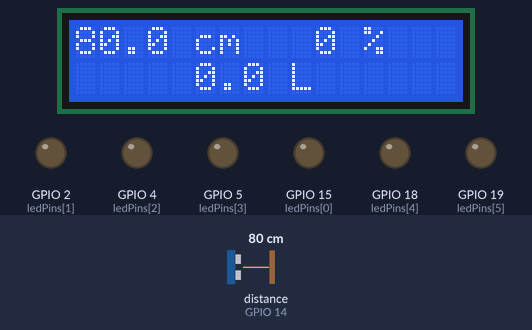
This sketch was run on a simulated ESP32. On the bench: 16×2 character LCD, output pins drawn as LEDs (lit = HIGH). Wiring (inferred from the names in the program): ultrasonic range finder: trigger GPIO 12; echo GPIO 14. The test bench sets the inputs (shaded band); at power-on: distance to the obstacle (sensor on GPIO 14) 80 cm. The echo pulse lasts 58.3 µs per cm; pins used as bus, display or sensor lines are not drawn; what the sketch prints to the serial monitor is not drawn.

Above: at 1.2 s.
1.3 s: distance to the obstacle (sensor on GPIO 14) set to 60 cm
4.3 s: distance to the obstacle (sensor on GPIO 14) set to 35 cm
At 4.75 s:
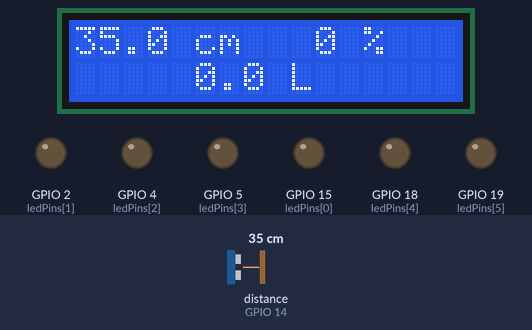
6.0 s: distance to the obstacle (sensor on GPIO 14) set to 29 cm
At 6.38 s:
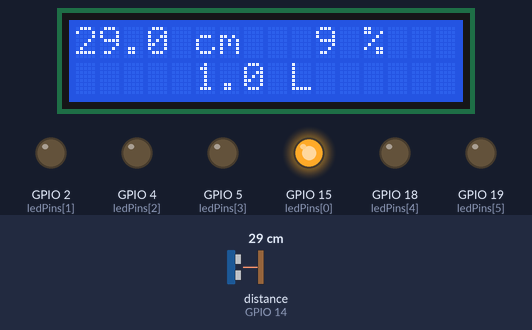
8.5 s: distance to the obstacle (sensor on GPIO 14) set to 24 cm
At 8.92 s:
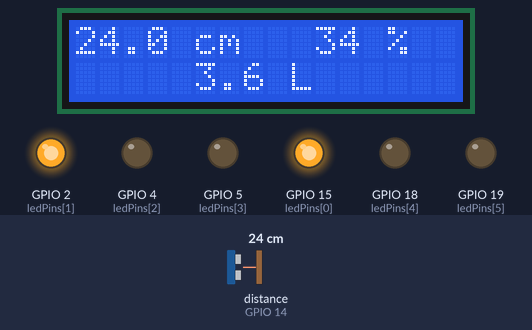
11.1 s: distance to the obstacle (sensor on GPIO 14) set to 20 cm
At 11.48 s:
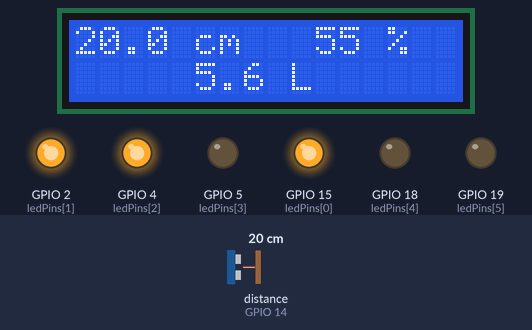
13.6 s: distance to the obstacle (sensor on GPIO 14) set to 2 cm
At 14.03 s:
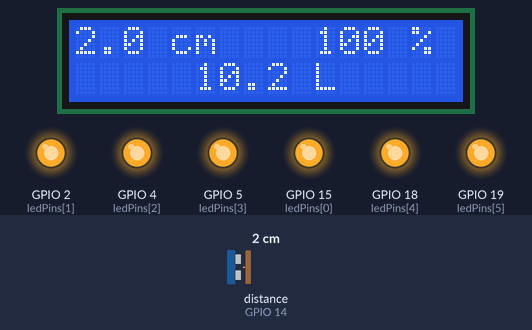
Timing chart, 0 to 16.6 s (numbered marks = the images above; inputs shaded):
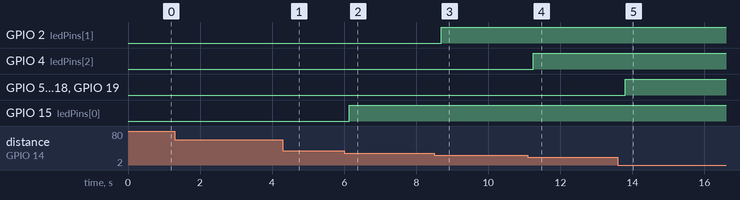

Measured:
- the behaviour switches between 31 and 30 cm on distance to the obstacle (sensor on GPIO 14) (found by bisection; images 1 and 2)
- the behaviour switches between 27 and 26 cm on distance to the obstacle (sensor on GPIO 14) (found by bisection; images 2 and 3)
- the behaviour switches between 24 and 23 cm on distance to the obstacle (sensor on GPIO 14) (found by bisection; images 3 and 4)
- after the input at 4.3 s, the display: first differs from a run without the input after 0.24 s (image 1)
- after the input at 6.0 s, GPIO 15 (ledPins[0]): LOW → HIGH after 0.15 s; the display: changes after 0.16 s (image 2)
- after the input at 8.5 s, GPIO 2 (ledPins[1]): LOW → HIGH after 0.19 s; the display: changes after 0.21 s (image 3)
- after the input at 11.1 s, GPIO 4 (ledPins[2]): LOW → HIGH after 0.15 s; the display: changes after 0.17 s (image 4)
- after the input at 13.6 s, GPIO 5 (ledPins[3]), GPIO 18 (ledPins[4]), GPIO 19 (ledPins[5]): LOW → HIGH after 0.20 s; the display: changes after 0.22 s (image 5)

The sketch:

Nivel_esp_Final_v2.ino
```cpp
#include <Wire.h>
#include <LiquidCrystal_I2C.h>

LiquidCrystal_I2C lcd(0x27, 16, 2);

// Pinos do ESP32
const int trigger = 12;
const int echo = 14;

// 6 LEDs
const int ledPins[6] = {15, 2, 4, 5, 18, 19};

// Variáveis de medida
long tiempo;
float distancia;
int porc = 0;

// -----------------------------------------
// CONFIGURAÇÃO DO RESERVATÓRIO
// -----------------------------------------
float H_total = 20;   // altura total em cm
float D_top   = 27;   // diâmetro superior
float D_bottom = 24;  // diâmetro inferior

// Distâncias reais medidas pelo usuário
float dist_nivel_max = 11;  // sensor → água quando cheio
float dist_fundo     = 29;  // sensor → fundo

float volumeLitros = 0;


// -----------------------------------------
// Função para calcular volume do tronco de cone
// -----------------------------------------
float calcularVolume(float distanciaMedida) {
  float h = H_total - (distanciaMedida - dist_nivel_max);

  if (h < 0) h = 0;
  if (h > H_total) h = H_total;

  float R1 = (D_bottom / 2.0);
  float R2 = (D_top / 2.0);

  float V = (3.14159 * h / 3.0) * (R1*R1 + R1*R2 + R2*R2);

  return V / 1000.0;
}


void setup()
{
  Serial.begin(115200);
  Wire.begin();

  lcd.init();
  lcd.backlight();

  pinMode(echo, INPUT);
  pinMode(trigger, OUTPUT);

  for (int i = 0; i < 6; i++) {
    pinMode(ledPins[i], OUTPUT);
  }

  Serial.println("Sistema iniciado no ESP32");
}


void loop()
{
  lcd.clear();

  medir();
  porcentaje();

  volumeLitros = calcularVolume(distancia);

  atualizarLEDs();

  lcd.setCursor(0, 0);
  lcd.print(distancia, 1);
  lcd.print(" cm");

  lcd.setCursor(10, 0);
  lcd.print(porc);
  lcd.print(" %");

  lcd.setCursor(5, 1);
  lcd.print(volumeLitros, 1);
  lcd.print(" L");

  Serial.print("Distancia: ");
  Serial.print(distancia);
  Serial.print(" cm | Porcentagem: ");
  Serial.print(porc);
  Serial.print(" % | Volume: ");
  Serial.print(volumeLitros);
  Serial.println(" L");

  delay(200);
}


// ------------------------------
// Calcula porcentagem REAL
// ------------------------------
void porcentaje()
{
  float h = H_total - (distancia - dist_nivel_max);

  if (h < 0) h = 0;
  if (h > H_total) h = H_total;

  porc = (h / H_total) * 100.0;

  porc = constrain(porc, 0, 100);
}


// ------------------------------
// Mede distância com HC-SR04
// ------------------------------
void medir()
{
  digitalWrite(trigger, LOW);
  delayMicroseconds(2);

  digitalWrite(trigger, HIGH);
  delayMicroseconds(10);
  digitalWrite(trigger, LOW);

  tiempo = pulseIn(echo, HIGH);

  distancia = (tiempo * 0.0343) / 2.0;

  if (distancia > 400 || distancia < 2) {
    distancia = dist_fundo + 5;  // evita 0 fantasma
  }

  delay(10);
}


// ------------------------------
// Atualiza LEDs com base na %
// ------------------------------
void atualizarLEDs()
{
  for (int i = 0; i < 6; i++) {
    digitalWrite(ledPins[i], LOW);
  }

  if (porc > 0)   digitalWrite(ledPins[0], HIGH);
  if (porc >= 20) digitalWrite(ledPins[1], HIGH);
  if (porc >= 40) digitalWrite(ledPins[2], HIGH);
  if (porc >= 60) digitalWrite(ledPins[3], HIGH);
  if (porc >= 75) digitalWrite(ledPins[4], HIGH);
  if (porc >= 90) digitalWrite(ledPins[5], HIGH);
}
```
